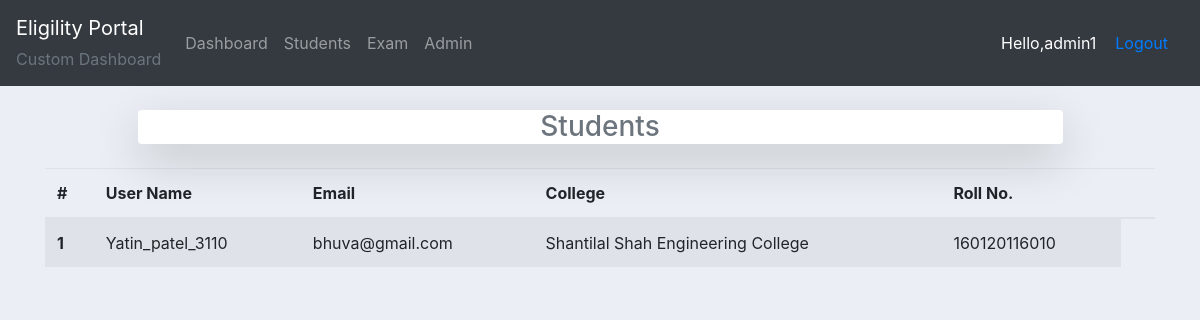
Before: /adminapp/college-student/1 (signed in) with the older database file.
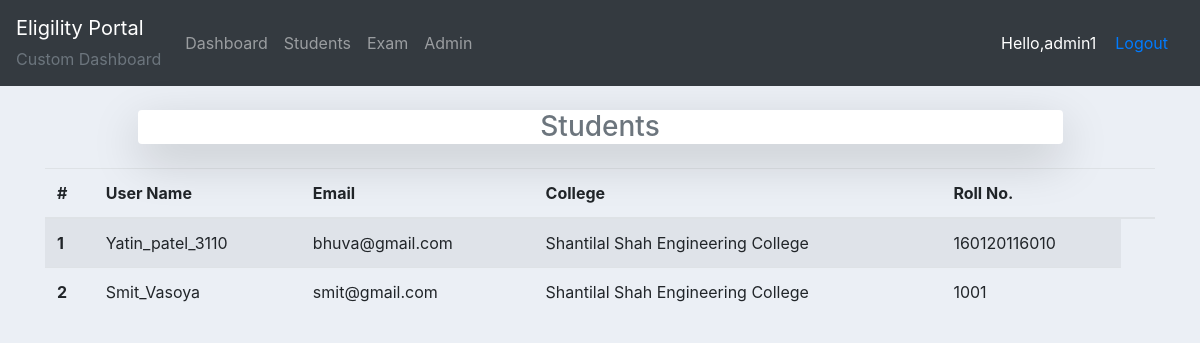
After: the same page with the newer database file.
### exam/models.py (models this page shows)
class Student(models.Model):
    user = models.OneToOneField(User, on_delete=models.CASCADE)
    college = models.ForeignKey(College, on_delete=models.DO_NOTHING, related_name='college')
    roll_no = models.CharField(max_length=15)

class College(models.Model):
    clg_name = models.CharField(max_length=300)
    def __str__(self):
        return self.clg_name

### exam/decorators.py (the view)
        def wrapper_func(request, *args,  **kwargs):
            group = None
            if request.user.groups.exists():
                group = request.user.groups.all()[0].name
            if group in allowed_roles:
                return view_func(request, *args, **kwargs)
            else:
                return HttpResponse('Not Allowed')

### adminapp/views.py (called while the page is built)
@login_required(login_url='loginadmin/')
@allowed_users(allowed_roles=['admin'])
def fetchStudents(request, id):
    students = Student.objects.filter(college=id).prefetch_related('college')
    print(students)
    context = {'students':students}
    return render(request, 'adminapp/studentlist.html', context)

### adminapp/templates/adminapp/studentlist.html (shortened to what this page needs)
{% extends 'adminapp/main.html' %}
{% block content %}
  <div class="container">
    <div class="colleges col-md-10 my-4 offset-md-1 shadow-lg bg-white rounded align-middle"><h3 class="head text-center text-muted align-middle">Students</h3></div>
    <table class="table table-striped">
        <thead>
          <tr>
            <th scope="col">#</th>
            <th scope="col">User Name</th>
            <th scope="col">Email</th>
            <th scope="col">College</th>
            <th scope="col">Roll No.</th>
            <th></th>
          </tr>
        </thead>
        <tbody>
            {% if students %}
            {% for student in students %}
                <tr>
                    <th scope="row">{{ forloop.counter }}</th>
                    <td>{{student.user.username}}</td>
                    <td>{{student.user.email}}</td>
                    <td>{{student.college}}</td>
                    <td>{{student.roll_no}}</td>
                </tr>
            {% endfor %}
            {% endif %}
        </tbody>
      </table>
  </div>
{% endblock %}

Changed rows visible on the page:
added Student: user.username "Smit_Vasoya", user.email "smit@gmail.com", college "Shantilal Shah Engineering College", roll_no "1001"
